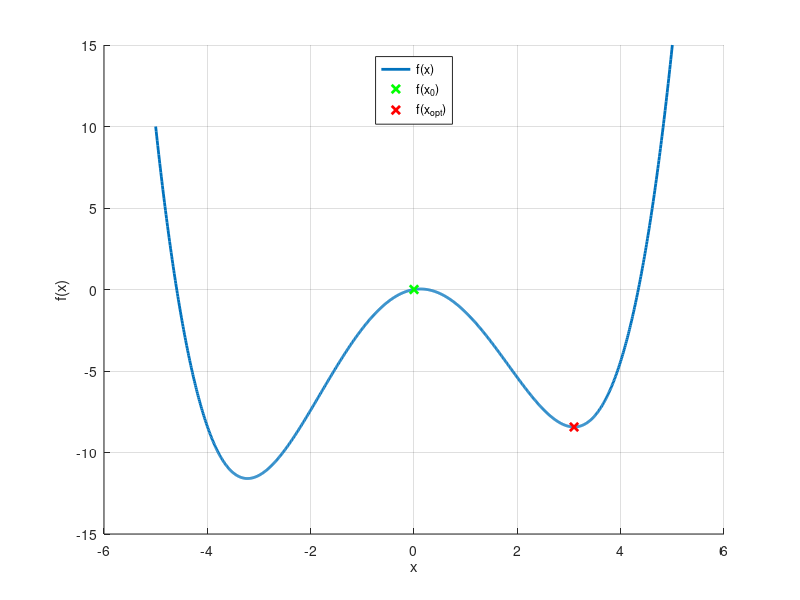
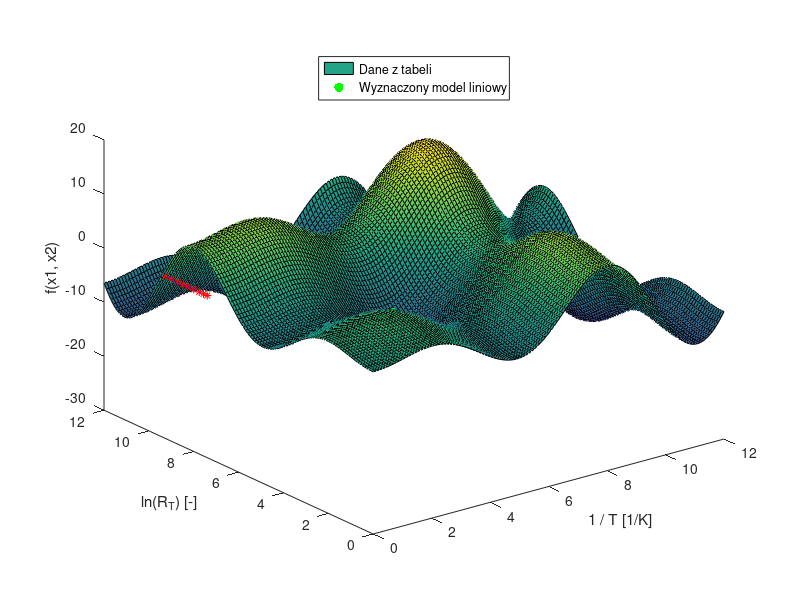
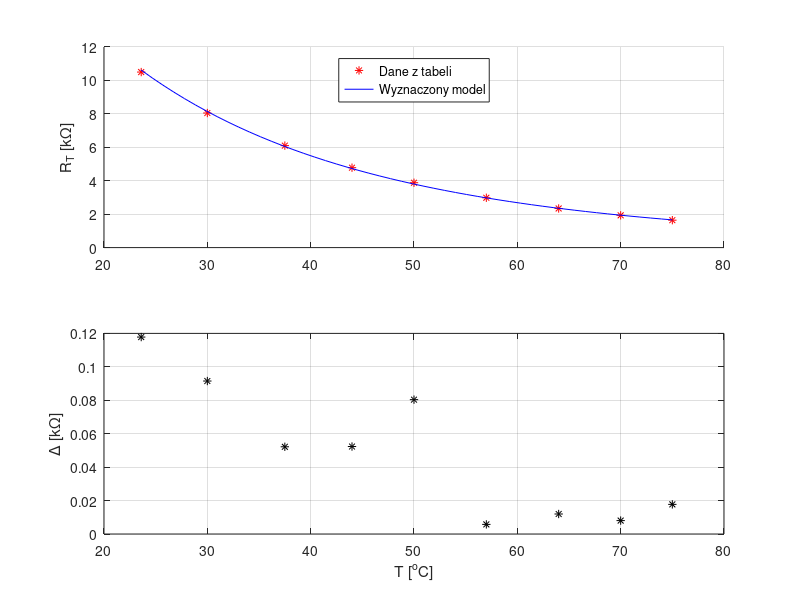

MATLAB code for these plots, in order:
%%% %%% ZADANIE NR 2

clear all; close all; clc;

% Funkcja
f = @(x) 0.1 * (x.^4 - 20*x.^2 + 5*x);

% x początkowy oraz zakres dla wykresu [-5, 5]
x = -5:1e-2:5;
x_0 = -0;

% Znajdujemy minimum oraz wartość w tym punkcie
[x_min, f_min] = fminsearch(f, x_0);

% Wykres
hold on;
plot(x, f(x), 'LineWidth', 2.0);
plot(x_0, f(x_0), 'gx', 'LineWidth', 2.0);
plot(x_min, f_min, 'rx', 'LineWidth', 2.0);
hold off;
legend('f(x)', 'f(x_0)', 'f(x_{opt})', 'location', 'north');
grid; xlabel('x'); ylabel('f(x)');
name = ['zd2_x', num2str(x_0), '.pdf'];
exportgraphics(gcf, name, 'ContentType', 'Vector'); close all;



%%% %%% ZADANIE NR 3

sigma = 0.0025;
f = @(x) 0.1 * (x.^4 - 20*x.^2 + 5*x) + normrnd(0, sigma, 1, length(x));



%%% %%% ZADANIE NR 4

clear all; close all; clc;

% Funkcja. f_plot wykorzystujemy tylko do wykreślenia
f = @(x) x(1) .* sin(x(1)) + x(2) .* sin(x(2));
f_plot = @(x1, x2) x1 .* sin(x1) + x2 .* sin(x2);

% Zakres x
x = 0:1e-1:12;
[X, Y] = meshgrid(x, x);

% Wykres
surf(X, Y, f_plot(X, Y));

% Punkt poczatkowy
x_0 = [3, 3];

[x_min, f_min] = fminsearch(f, x_0);

% Umieszczamy punkty na wykresie
hold on;
plot3(x_0(1), x_0(2), f(x_0), 'g.', 'Markersize', 20);
plot3(x_min(1), x_min(2), f_min, 'r.', 'Markersize', 20);
hold off;
xlabel('x1'); ylabel('x2'); zlabel('f(x1, x2)');
legend('f(x1, x2)', 'f(x_0)', 'f(x_{opt})');



%%% %%% ZADANIE NR 5

clear all; close all; clc;

T_cel = [23.6, 30, 37.5, 44, 50, 57, 64, 70, 75];
T = T_cel + 273.15; % Zmiana jednostki - na kelwiny

R = [10.5, 8.05, 6.1, 4.78, 3.88, 2.98, 2.34, 1.93, 1.64];
R = R * 1e+3; % Usuwamy przedrostek

% Wartości wynikające z przekształcenia funkcyjnego
x = 1 ./ T; y = log(R);

% Wyznaczamy parametry funkcji liniowej
% i podstawiamy je do oznaczeń z instrukcji
p = polyfit(x, y, 1);
b_1 = p(1); b_0 = p(2);

% Model liniowy
reg_lin = @(x) b_1 * x + b_0;
x_temp = linspace(min(x), max(x), 30);

% Budujemy wykres.
hold on;
plot(x, y, 'r*');
plot(x_temp, reg_lin(x_temp), 'b');
hold off; grid;
xlabel('1 / T [1/K]'); ylabel('ln(R_T) [-]');
legend('Dane z tabeli', 'Wyznaczony model liniowy', ...
	'Location', 'North');
exportgraphics(gcf, 'zd5_img1.pdf', 'ContentType', 'Vector'); close all;

% Wartości wynikające z przekształceń
A = exp(b_0); B = b_1;
R_model = @(t) A * exp(B ./ t);
T_arg = linspace(min(T), max(T), 50);

% Porównanie wyznaczonych wartości modelu z danymi kalibracyjnymi
subplot(2, 1, 1);
hold on;
plot(T-273.15, R*1e-3, 'r*');
plot(T_arg-273.15, R_model(T_arg)*1e-3, 'b');
hold off; grid; ylabel('R_T [k\Omega]');
legend('Dane z tabeli', 'Wyznaczony model', 'Location', 'North');

% Wykres błędu dopasowania
err = abs(R - R_model(T));
subplot(2, 1, 2);
plot(T-273.15, err*1e-3, 'k*');
xlabel('T [^{o}C]'); grid; ylabel('\Delta [k\Omega]');
exportgraphics(gcf, 'zd5_img2.pdf', 'ContentType', 'Vector'); close all;



%%% %%% Minimalizacja wskaźnika

% Wskaźnik, który chcemy minimalizować
J = @(coef) sum((R - coef(1) .* exp(coef(2) ./ T)).^2)
coef_0 = [0, 60]; % Punkt początkowy
[coef, f_min] = fminsearch(J, coef_0);

% Wyznaczone wartości
A = coef(1); B = coef(2);

J([A, B])